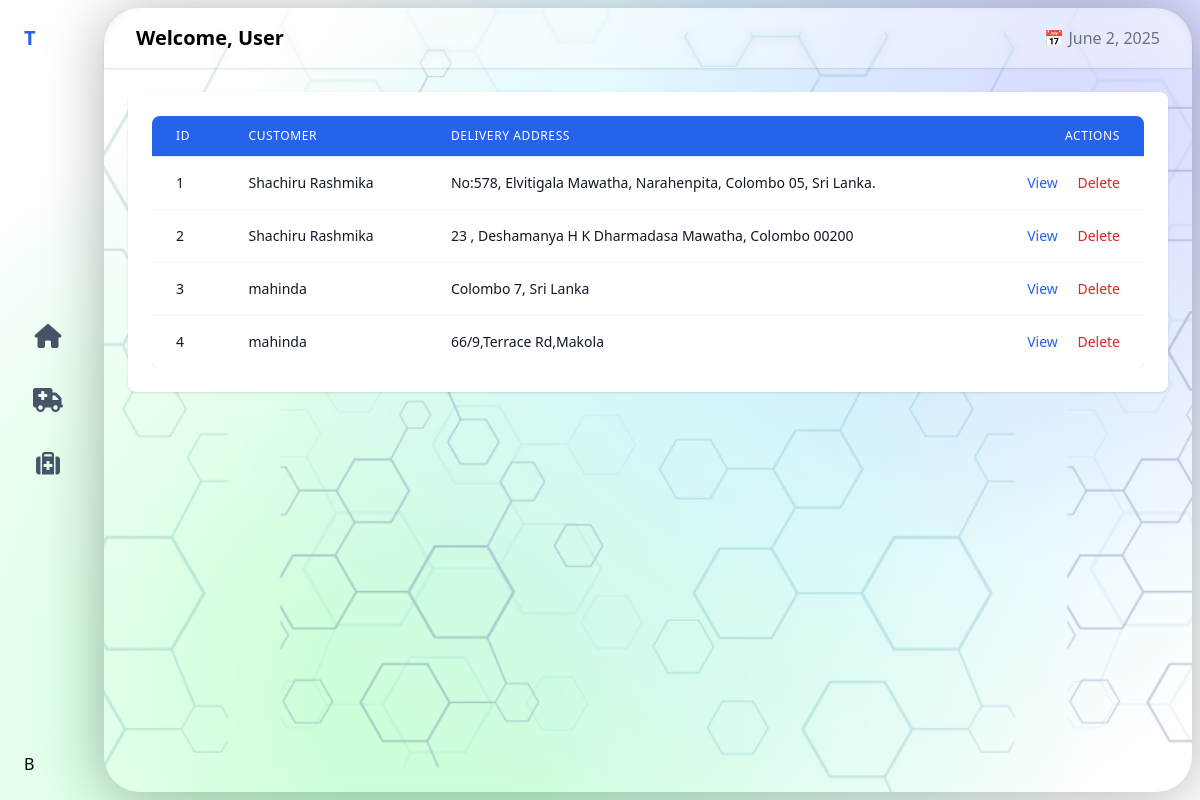
Page /UI/pahrmacyDashboard.php (signed in) on the committed database.
### tables this page shows
CREATE TABLE prescription (
    prescriptionID INTEGER PRIMARY KEY AUTOINCREMENT,
    customerID INTEGER NOT NULL,
   pharmacyID INTEGER,
    note TEXT,
    deliveryAddress TEXT NOT NULL,
    deliveryTimeSlot TEXT NOT NULL,
    FOREIGN KEY (customerID) REFERENCES users(id),
    FOREIGN KEY (pharmacyID) REFERENCES users(id)
);

CREATE TABLE users (
    id INTEGER PRIMARY KEY AUTOINCREMENT,
    userName TEXT NOT NULL UNIQUE,
    name TEXT NOT NULL,
    password TEXT NOT NULL,
    email TEXT NOT NULL UNIQUE,
    address TEXT NOT NULL,
    contactNumber TEXT ,
    DoB TEXT ,
    userType TEXT CHECK(userType IN ('user', 'admin','pharmacy')) NOT NULL DEFAULT 'user'
   
);

### UI/pahrmacyDashboard.php (the view, shortened to what this page needs)
<?php
require_once '../Database/db.php';
$pharmacy = [
  'id'=> $_SESSION['user_id'],
    'Name' => $_SESSION['userName'],
];
$stmt = $db->prepare("SELECT * FROM prescription WHERE pharmacyID = $pharmacy[id] ");
$result = $stmt->execute();
$orders = [];
while ($row = $result->fetchArray(SQLITE3_ASSOC)) {
    $orders[] = $row;
}
?>
<!DOCTYPE html>
<html lang="en">
<head>
  <script src="https://cdn.tailwindcss.com"></script>
  <link rel="stylesheet" href="https://cdnjs.cloudflare.com/ajax/libs/font-awesome/6.5.0/css/all.min.css">
  <link rel="stylesheet" href="./styles/user.css">
</head>
<body class="font-sans backMesh ">
<div class="flex h-screen">
 <aside class="w-24 h-screen flex flex-col justify-between bg-transparent  relative rounded-r-3xl">
  <div class="p-6 text-xl font-bold text-blue-600">
    T
  </div>
  <nav class="absolute top-1/2 left-0 w-full -translate-y-1/2 flex flex-col items-center gap-4">
    <a href="#" class="block px-6 py-2 text-slate-600 hover:bg-blue-100 hover:text-blue-900 rounded-full">
      <i class="fa-solid fa-house text-2xl"></i>
    </a>
    <a href="#" class="block px-6 py-2  text-slate-600 hover:bg-blue-100 hover:text-blue-900 rounded-full">
      <i class="fa-solid fa-truck-medical text-2xl"></i>
    </a>
    <a href="#" class="block px-6 py-2  text-slate-600 hover:bg-blue-100 hover:text-blue-900 rounded-full">
      <i class="fa-solid fa-suitcase-medical text-2xl"></i>
    </a>
  </nav>
  <div class="p-6">
    B
  </div>
</aside>
    <div class="flex-1 flex flex-col m-2 rounded-[36px]  glass  bg-[url('./Assets/Asset3.png')] bg-contain bg-center">
      <header class="glass shadow p-4 px-8 flex justify-between items-center rounded-t-[36px]">
        <h1 class="text-xl font-semibold">Welcome, User</h1>
        <div class="text-gray-500">📅 June 2, 2025</div>
      </header>
      <main class="p-6 overflow-y-auto">
        <div class="bg-white rounded-lg shadow p-6">
        <div class="overflow-x-auto">
  <table class="min-w-full divide-y divide-gray-200 rounded-lg overflow-hidden shadow">
    <thead class="bg-blue-600 text-white">
      <tr>
        <th class="px-6 py-3 text-left text-xs font-medium uppercase tracking-wider">ID</th>
        <th class="px-6 py-3 text-left text-xs font-medium uppercase tracking-wider">Customer</th>
           <th class="px-6 py-3 text-left text-xs font-medium uppercase tracking-wider">Delivery Address</th>
        <th class="px-6 py-3 text-right text-xs font-medium uppercase tracking-wider">Actions</th>
      </tr>
    </thead>
    <tbody class="bg-white divide-y divide-gray-100">
        <?php foreach ($orders as $order): ?>
            <tr>
            <td class="px-6 py-4 whitespace-nowrap text-sm text-gray-900"><?php echo $order['prescriptionID']; ?></td>
            <td class="px-6 py-4 whitespace-nowrap text-sm text-gray-900"><?php
            $stmt = $db->prepare("SELECT name FROM users WHERE id =$order[customerID]");
            $result = $stmt->execute();
            echo $row = $result->fetchArray(SQLITE3_ASSOC)['name'];
            ?></td>
            <td class="px-6 py-4 whitespace-nowrap text-sm text-gray-900"><?php echo $order['deliveryAddress']; ?></td>
            <td class="px-6 py-4 whitespace-nowrap text-right text-sm font-medium">
                <a href="pharmacySetQuates.php?id=<?php echo $order['prescriptionID']; ?>" class="text-blue-600 hover:text-blue-900">View</a>
                <a href="#" class="text-red-600 hover:text-red-900 ml-4">Delete</a>
            </td>
            </tr>
        <?php endforeach; ?>
    </tbody>
  </table>
</div>
        </div>
      </main>
    </div>
  </div>
</body>
</html>

### UI/styles/user.css (style rules this page uses)
.glass { background: rgba(255, 255, 255, 0.2); box-shadow: 0 4px 60px rgba(0, 0, 0, 0.3); backdrop-filter: blur(5px); -webkit-backdrop-filter: blur(5px); }
.backMesh { background-color: hsla(0, 0%, 100%, 1); background-image: radial-gradient(circle at 91% 11%, hsla(241.99999999999997, 100%, 88%, 0.66) 4.038772213247173%, transparent 37.2265767974114%), radial-gradient(circle at 66% 37%, hsla(191.91176470588238, 100%, 88%, 1) 0%, transparent 63.33640956108327%), radial-gradient(circle at 36% 87%, hsla(136.32352941176467, 100%, 88%, 1) 12.107536057085522%, transparent 63.33640956108327%); background-blend-mode: normal, normal, normal; }

### rows in the picture
prescription: prescriptionID "1", customerID.name "Shachiru Rashmika", deliveryAddress "No:578, Elvitigala Mawatha, Narahenpita, Colombo 05, Sri Lanka."
prescription: prescriptionID "2", customerID.name "Shachiru Rashmika", deliveryAddress "23 , Deshamanya H K Dharmadasa Mawatha, Colombo 00200"
prescription: prescriptionID "3", customerID.name "mahinda", deliveryAddress "Colombo 7, Sri Lanka"
prescription: prescriptionID "4", customerID.name "mahinda", deliveryAddress "66/9,Terrace Rd,Makola"
